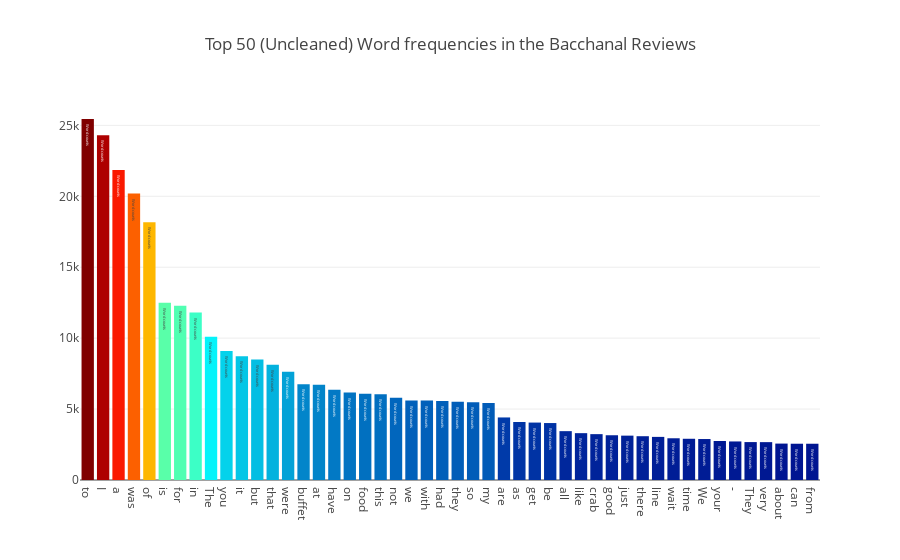

Source (notebook cell):
### Code cell
all_words = Bacchanal['text'].str.split(expand=True).unstack().value_counts()
data = [go.Bar(
            x = all_words.index.values[2:50],
            y = all_words.values[2:50],
            marker= dict(colorscale='Jet',
                         color = all_words.values[2:100]
                        ),
            text='Word counts'
    )]

layout = go.Layout(
    title='Top 50 (Uncleaned) Word frequencies in the Bacchanal Reviews'
)

fig = go.Figure(data=data, layout=layout)

py.iplot(fig, filename='basic-bar')

### Figure 1 — Plotly figure (JSON) as saved in the notebook; plotly's stock layout.template omitted (floating-point values rounded to 4 significant figures)
{"data": [{"marker": {"color": [25450, 24312, 21860, 20195, 18166, 12500, 12284, 11806, 10099, 9096, 8717, 8494, 8119, 7627, 6742, 6707, 6357, 6169, 6074, 6054, 5794, 5607, 5596, 5575, 5508, 5483, 5427, 4410, 4088, 4049, 4015, 3444, 3302, 3233, 3155, 3127, 3087, 3039, 2942, 2907, 2888, 2748, 2718, 2673, 2669, 2567, 2557, 2556, 2537, 2528, 2488, 2483, 2479, 2419, 2409, 2394, 2390, 2375, 2264, 2228, 2211, 2148, 2096, 2067, 2058, 2017, 2012, 2000, 1993, 1960, 1953, 1953, 1945, 1895, 1875, 1839, 1821, 1791, 1779, 1765, 1748, 1744, 1741, 1731, 1703, 1695, 1688, 1682, 1676, 1651, 1649, 1601, 1590, 1581, 1575, 1533, 1522, 1495], "colorscale": "Jet"}, "text": "Word counts", "type": "bar", "x": ["to", "I", "a", "was", "of", "is", "for", "in", "The", "you", "it", "but", "that", "were", "buffet", "at", "have", "on", "food", "this", "not", "we", "with", "had", "they", "so", "my", "are", "as", "get", "be", "all", "like", "crab", "good", "just", "there", "line", "wait", "time", "We", "your", "-", "They", "very", "about", "can", "from"], "y": [25450, 24312, 21860, 20195, 18166, 12500, 12284, 11806, 10099, 9096, 8717, 8494, 8119, 7627, 6742, 6707, 6357, 6169, 6074, 6054, 5794, 5607, 5596, 5575, 5508, 5483, 5427, 4410, 4088, 4049, 4015, 3444, 3302, 3233, 3155, 3127, 3087, 3039, 2942, 2907, 2888, 2748, 2718, 2673, 2669, 2567, 2557, 2556]}], "layout": {"title": "Top 50 (Uncleaned) Word frequencies in the Bacchanal Reviews"}}
